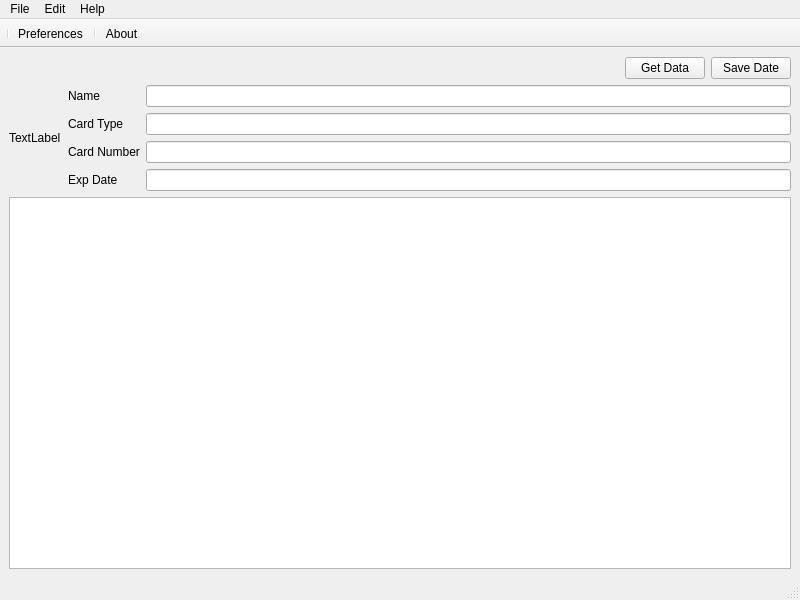
<?xml version="1.0" encoding="UTF-8"?>
<ui version="4.0">
 <class>main_widow</class>
 <widget class="QMainWindow" name="main_widow">
  <property name="geometry">
   <rect>
    <x>0</x>
    <y>0</y>
    <width>800</width>
    <height>600</height>
   </rect>
  </property>
  <property name="windowTitle">
   <string> PyCardReader 0.1</string>
  </property>
  <widget class="QWidget" name="centralwidget">
   <layout class="QVBoxLayout" name="verticalLayout">
    <item>
     <layout class="QHBoxLayout" name="horizontalLayout">
      <item>
       <spacer name="horizontalSpacer">
        <property name="orientation">
         <enum>Qt::Horizontal</enum>
        </property>
        <property name="sizeHint" stdset="0">
         <size>
          <width>40</width>
          <height>20</height>
         </size>
        </property>
       </spacer>
      </item>
      <item>
       <widget class="QPushButton" name="btn_calculatetotal">
        <property name="text">
         <string>Get Data</string>
        </property>
       </widget>
      </item>
      <item>
       <widget class="QPushButton" name="pushButton">
        <property name="text">
         <string>Save Date</string>
        </property>
       </widget>
      </item>
     </layout>
    </item>
    <item>
     <layout class="QHBoxLayout" name="horizontalLayout_2">
      <item>
       <widget class="QLabel" name="label_input_img">
        <property name="text">
         <string>TextLabel</string>
        </property>
       </widget>
      </item>
      <item>
       <layout class="QFormLayout" name="formLayout">
        <property name="leftMargin">
         <number>0</number>
        </property>
        <item row="0" column="0">
         <widget class="QLabel" name="nameLabel">
          <property name="text">
           <string>Name</string>
          </property>
          <property name="margin">
           <number>0</number>
          </property>
          <property name="indent">
           <number>1</number>
          </property>
         </widget>
        </item>
        <item row="0" column="1">
         <widget class="QLineEdit" name="nameLineEdit"/>
        </item>
        <item row="1" column="0">
         <widget class="QLabel" name="cardTypeLabel">
          <property name="text">
           <string>Card Type</string>
          </property>
          <property name="margin">
           <number>0</number>
          </property>
          <property name="indent">
           <number>1</number>
          </property>
         </widget>
        </item>
        <item row="1" column="1">
         <widget class="QLineEdit" name="cardTypeLineEdit"/>
        </item>
        <item row="2" column="0">
         <widget class="QLabel" name="cardNumberLabel">
          <property name="text">
           <string>Card Number</string>
          </property>
          <property name="margin">
           <number>0</number>
          </property>
          <property name="indent">
           <number>1</number>
          </property>
         </widget>
        </item>
        <item row="2" column="1">
         <widget class="QLineEdit" name="cardNumberLineEdit"/>
        </item>
        <item row="3" column="0">
         <widget class="QLabel" name="expDateLabel">
          <property name="text">
           <string>Exp Date</string>
          </property>
          <property name="margin">
           <number>0</number>
          </property>
          <property name="indent">
           <number>1</number>
          </property>
         </widget>
        </item>
        <item row="3" column="1">
         <widget class="QLineEdit" name="expDateLineEdit"/>
        </item>
       </layout>
      </item>
     </layout>
    </item>
    <item>
     <widget class="QTableWidget" name="table_main"/>
    </item>
   </layout>
  </widget>
  <widget class="QMenuBar" name="main_menubar">
   <property name="geometry">
    <rect>
     <x>0</x>
     <y>0</y>
     <width>800</width>
     <height>21</height>
    </rect>
   </property>
   <widget class="QMenu" name="menu_file">
    <property name="title">
     <string>File</string>
    </property>
    <addaction name="action_open"/>
    <addaction name="action_save"/>
    <addaction name="separator"/>
    <addaction name="action_exit"/>
   </widget>
   <widget class="QMenu" name="menuEdit">
    <property name="title">
     <string>Edit</string>
    </property>
    <addaction name="actionPreferences"/>
   </widget>
   <widget class="QMenu" name="menuHelp">
    <property name="title">
     <string>Help</string>
    </property>
    <addaction name="actionAbout"/>
   </widget>
   <addaction name="menu_file"/>
   <addaction name="menuEdit"/>
   <addaction name="menuHelp"/>
  </widget>
  <widget class="QStatusBar" name="main_statusbar"/>
  <widget class="QToolBar" name="main_toolbar">
   <property name="windowTitle">
    <string>toolBar</string>
   </property>
   <property name="movable">
    <bool>false</bool>
   </property>
   <attribute name="toolBarArea">
    <enum>TopToolBarArea</enum>
   </attribute>
   <attribute name="toolBarBreak">
    <bool>false</bool>
   </attribute>
   <addaction name="separator"/>
   <addaction name="actionPreferences"/>
   <addaction name="separator"/>
   <addaction name="actionAbout"/>
  </widget>
  <action name="action_exit">
   <property name="text">
    <string>Exit</string>
   </property>
  </action>
  <action name="actionPreferences">
   <property name="text">
    <string>Preferences</string>
   </property>
  </action>
  <action name="actionAbout">
   <property name="text">
    <string>About</string>
   </property>
  </action>
  <action name="action_open">
   <property name="text">
    <string>Open</string>
   </property>
  </action>
  <action name="action_save">
   <property name="text">
    <string>Save</string>
   </property>
  </action>
 </widget>
 <resources/>
 <connections/>
</ui>
